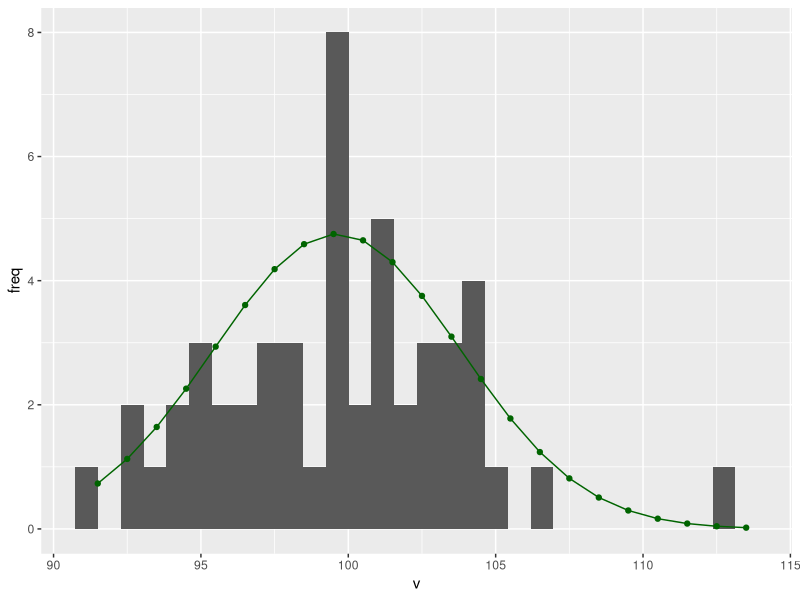
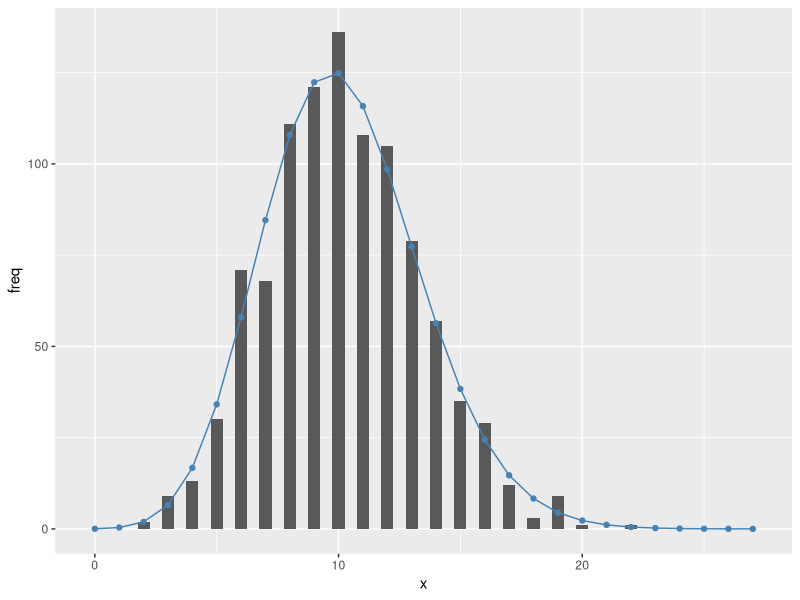

Write R code to recreate these figures, in order.
# Ctrl (Command) + Shift + N is a hotkey for creating a new script file
# Ctrl + I is to fix indent
# Probability Lab

library(tidyverse)
library(patchwork)

# normal distribution -----------------------------------------------------

# use rnorm() function to generate a vector of values
v <- rnorm(n = 50, mean = 100, sd = 5)

# create a vector of bins
bin <- seq(floor(min(v)), # integer part of the minimum value
           ceiling(max(v)), # round up of the maximum value
           by = 1)

# calculate the probability in each bin with pnorm()
# this is just for bin 1, but need to be looped!
pnorm(bin[2], mean = mean(v), sd = sd(v)) - pnorm(bin[1], mean = mean(v), sd = sd(v))

# looped version
p <- NULL
for(i in 1:(length(bin) - 1)) {
  p[i] <- pnorm(bin[i + 1], mean = mean(v), sd = sd(v)) - pnorm(bin[i], mean = mean(v), sd = sd(v))
}

# create a tibble to organize the produced data
# convert probability to frequency - use the number of samples to convert prob to freq
df_prob <- tibble(bin = bin[-length(bin)] + 0.5,
                  prob = p) %>% 
  mutate(freq = length(v) * prob)

# figure
df_v <- tibble(v = v)

df_v %>% 
  ggplot(aes(x = v)) +
  geom_histogram() +
  geom_point(data = df_prob,
             aes(x = bin,
                 y = freq),
             color = "darkgreen") +
  geom_line(data = df_prob,
            aes(x = bin,
                y = freq),
            color = "darkgreen")

# poisson distribution ----------------------------------------------------
## poisson distribution is for a discrete random variable
## such as number of individuals, species richness, etc.
## the realization of a poisson distribution is always 0 or positive integer
## no decimal point in the output

## get data for 1000 samples
x <- rpois(n = 1000, lambda = 10)
bin <- seq(0,
           max(x) + 5, # max + 5 is just to cover a wider range of values
           by = 1)

## calculate the probability of obs
p <- dpois(bin, lambda = mean(x))

## dataframe
df_prob <- tibble(bin = bin,
                  prob = p) %>% 
  mutate(freq = length(x) * p)

df_x <- tibble(x = x)

## figure
df_x %>% 
  ggplot(aes(x = x)) +
  geom_histogram(binwidth = 0.5) +
  geom_point(data = df_prob,
             aes(y = freq,
                 x = bin),
             color = "steelblue") +
  geom_line(data = df_prob,
            aes(y = freq,
                x = bin),
            color = "steelblue")


